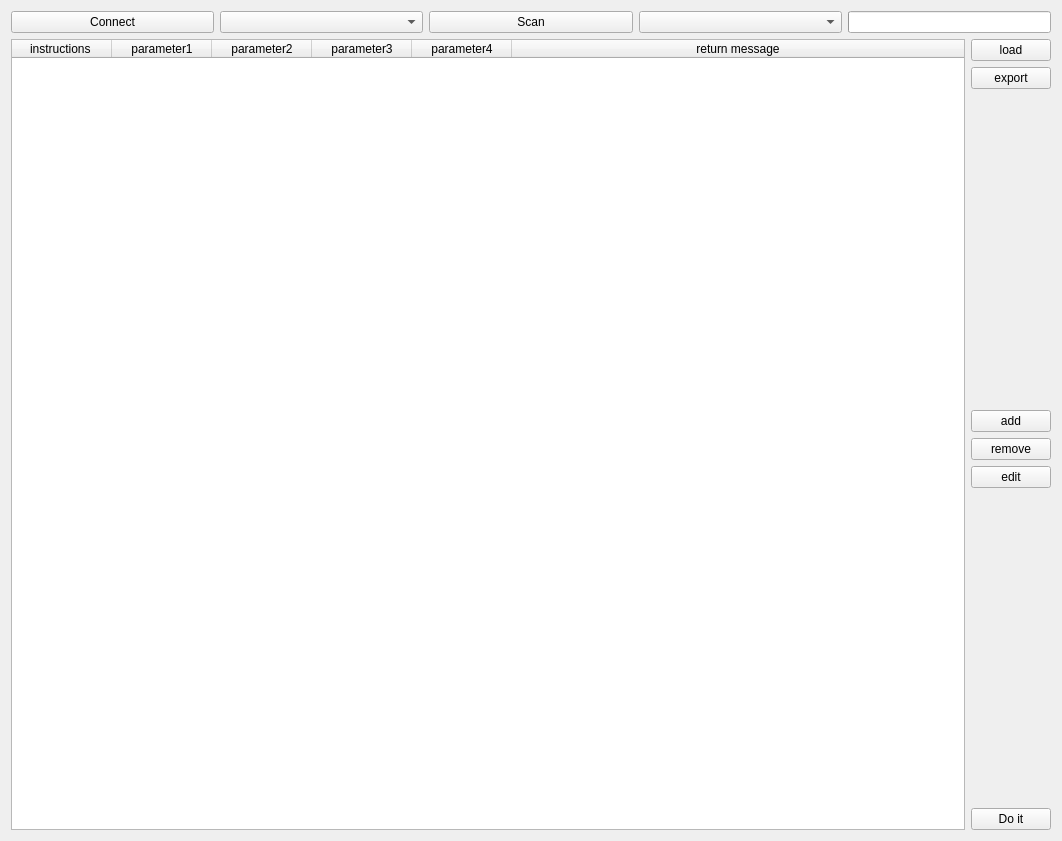
<?xml version="1.0" encoding="UTF-8"?>
<ui version="4.0">
 <class>OpticsWidget</class>
 <widget class="QWidget" name="OpticsWidget">
  <property name="geometry">
   <rect>
    <x>0</x>
    <y>0</y>
    <width>1062</width>
    <height>841</height>
   </rect>
  </property>
  <property name="windowTitle">
   <string>Sampling</string>
  </property>
  <layout class="QVBoxLayout" name="verticalLayout_2">
   <item>
    <layout class="QHBoxLayout" name="horizontalLayout_2">
     <item>
      <widget class="QPushButton" name="pushButton_connect">
       <property name="text">
        <string>Connect</string>
       </property>
      </widget>
     </item>
     <item>
      <widget class="QComboBox" name="comboBox_connect"/>
     </item>
     <item>
      <widget class="QPushButton" name="pushButton_scan">
       <property name="text">
        <string>Scan</string>
       </property>
      </widget>
     </item>
     <item>
      <widget class="QComboBox" name="comboBox_scan"/>
     </item>
     <item>
      <widget class="QProgressBar" name="progressBar">
       <property name="sizePolicy">
        <sizepolicy hsizetype="Preferred" vsizetype="Fixed">
         <horstretch>0</horstretch>
         <verstretch>0</verstretch>
        </sizepolicy>
       </property>
       <property name="value">
        <number>0</number>
       </property>
       <property name="textVisible">
        <bool>false</bool>
       </property>
      </widget>
     </item>
    </layout>
   </item>
   <item>
    <layout class="QHBoxLayout" name="horizontalLayout">
     <item>
      <widget class="QTableWidget" name="tableWidget">
       <attribute name="horizontalHeaderStretchLastSection">
        <bool>true</bool>
       </attribute>
       <column>
        <property name="text">
         <string>instructions </string>
        </property>
       </column>
       <column>
        <property name="text">
         <string>parameter1</string>
        </property>
       </column>
       <column>
        <property name="text">
         <string>parameter2</string>
        </property>
       </column>
       <column>
        <property name="text">
         <string>parameter3</string>
        </property>
       </column>
       <column>
        <property name="text">
         <string>parameter4</string>
        </property>
       </column>
       <column>
        <property name="text">
         <string>return message</string>
        </property>
       </column>
      </widget>
     </item>
     <item>
      <layout class="QVBoxLayout" name="verticalLayout">
       <item>
        <widget class="QPushButton" name="pushButton_load">
         <property name="text">
          <string>load</string>
         </property>
        </widget>
       </item>
       <item>
        <widget class="QPushButton" name="pushButton_export">
         <property name="text">
          <string>export</string>
         </property>
        </widget>
       </item>
       <item>
        <spacer name="verticalSpacer_2">
         <property name="orientation">
          <enum>Qt::Vertical</enum>
         </property>
         <property name="sizeHint" stdset="0">
          <size>
           <width>20</width>
           <height>40</height>
          </size>
         </property>
        </spacer>
       </item>
       <item>
        <widget class="QPushButton" name="pushButton_add">
         <property name="text">
          <string>add</string>
         </property>
        </widget>
       </item>
       <item>
        <widget class="QPushButton" name="pushButton_remove">
         <property name="text">
          <string>remove</string>
         </property>
        </widget>
       </item>
       <item>
        <widget class="QPushButton" name="pushButton_edit">
         <property name="text">
          <string>edit</string>
         </property>
        </widget>
       </item>
       <item>
        <spacer name="verticalSpacer">
         <property name="orientation">
          <enum>Qt::Vertical</enum>
         </property>
         <property name="sizeHint" stdset="0">
          <size>
           <width>20</width>
           <height>40</height>
          </size>
         </property>
        </spacer>
       </item>
       <item>
        <widget class="QPushButton" name="pushButton_DoIt">
         <property name="text">
          <string>Do it</string>
         </property>
        </widget>
       </item>
      </layout>
     </item>
    </layout>
   </item>
  </layout>
 </widget>
 <resources/>
 <connections/>
</ui>
